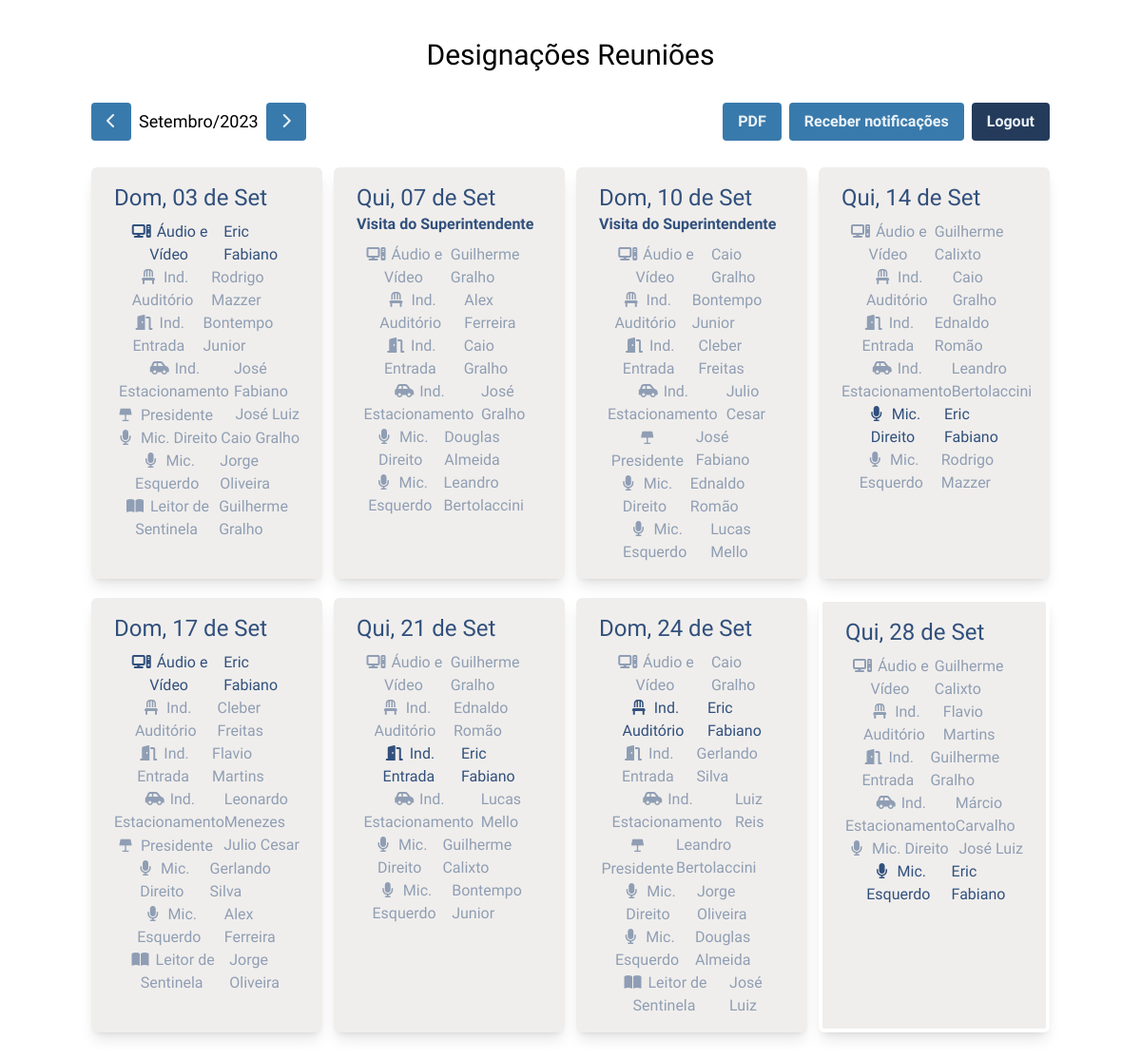
Page / (signed in) on the committed database.
### volunteers/models.py (models this page shows, shortened)
class Person(models.Model):
    name = models.CharField(max_length=100, null=True, blank=True)
    status = models.BooleanField(default=True)
    user = models.OneToOneField(User, null=True, blank=True, on_delete=models.SET_NULL)
    class Meta:
        verbose_name_plural = 'people'
        ordering = ('name',)

### assignments/models.py (models this page shows, shortened)
class Assignment(models.Model):
    MICROPHONE_LEFT = 'ML'
    MICROPHONE_RIGHT = 'MR'
    INDICATOR_AUDITORIUM = 'IA'
    INDICATOR_ENTRANCE = 'IE'
    INDICATOR_PARKING = 'IP'
    AUDIO_VIDEO = 'AV'
    FIELD_CONDUCTOR = 'FC'
    READ_WATCHTOWER = 'RW'
    PUBLIC_MEETING_CONDUCTOR = 'MC'
    ASSIGNMENT_CHOICES = [
        (MICROPHONE_LEFT, 'Microfone Direito'),
        (MICROPHONE_RIGHT, 'Microfone Esquerdo'),
        (INDICATOR_AUDITORIUM, 'Indicador Auditório'),
        (INDICATOR_ENTRANCE, 'Indicador Entrada'),
        (INDICATOR_PARKING, 'Indicador Estacionamento'),
        (AUDIO_VIDEO, 'Áudio e Vídeo'),
        (FIELD_CONDUCTOR, 'Dirigente de Campo'),
        (READ_WATCHTOWER, 'Leitor de Sentinela'),
        (PUBLIC_MEETING_CONDUCTOR, 'Presidente'),
    ]
    date = models.DateField()
    assignee = models.ForeignKey(Person, on_delete=models.DO_NOTHING)
    assignment = models.CharField(
        max_length=2,
        choices=ASSIGNMENT_CHOICES
    )

class Event(models.Model):
    OVERSEER = 1
    CONGRESS = 2
    ASSEMBLY = 3
    MEMORIAL = 4
    EXCEPTION_TYPES = [
        (OVERSEER, 'Visita do Superintendente'),
        (CONGRESS, 'Congresso'),
        (ASSEMBLY, 'Assembleia'),
        (MEMORIAL, 'Celebração')
    ]
    type = models.IntegerField(choices=EXCEPTION_TYPES)
    date_start = models.DateField()
    date_end = models.DateField()
    def __str__(self):
        return f'{self.get_type_display()}'

### assignments/views.py (the view, shortened to what this page needs)
# urls.py: path("", views.index, name="assignments"),
@login_required(login_url='assignments.login')
def index(request):
    is_pdf = 'pdf' in request.GET
    month = int(request.GET.get('month', 0))
    base_date = datetime.now() + relativedelta(months=month)
    period_start, period_end = get_first_and_last_days_of_month(base_date=base_date)
    show_assignments = [
        Assignment.MICROPHONE_LEFT,
        Assignment.MICROPHONE_RIGHT,
        Assignment.AUDIO_VIDEO,
        Assignment.INDICATOR_PARKING,
        Assignment.INDICATOR_ENTRANCE,
        Assignment.INDICATOR_AUDITORIUM,
        Assignment.READ_WATCHTOWER,
        Assignment.PUBLIC_MEETING_CONDUCTOR
    ]
    meetings = get_period_meetings(
        period_start,
        period_end,
        show_assignments
    )
    next_meeting = get_next_meeting_day(date.today(), allow_same_day=True)
    pdf_url = request.get_full_path()
    if '?' in pdf_url:
        pdf_url = f'{pdf_url}&pdf'
    else:
        pdf_url = f'{pdf_url}?pdf'
    data = {
        'meetings': meetings,
        'next_meeting': next_meeting,
        'month': month,
        'base_date': base_date,
        'pdf_url': pdf_url
    }
    return render(request, 'assignments/index.html', data)

### assignments/service.py (called while the page is built)
def get_period_meetings(period_start, period_end, assignment_filter=None):
    assignments = get_period_assignments(period_start, period_end, assignment_filter)
    assignments.order_by('assignment')
    meetings = get_meeting_days(period_start, period_end)
    for meeting in meetings:
        meeting_assignments = assignments.filter(date=meeting['date'])
        meeting['assignments'] = {assignment.assignment: assignment.assignee for assignment in meeting_assignments}
    return [meeting for meeting in meetings if len(list(meeting['assignments'])) > 0]

def get_period_assignments(period_start, period_end, assignment_filter=None):
    assignments = Assignment.objects\
        .filter(date__gte=period_start)\
        .filter(date__lte=period_end)
    if assignment_filter:
        assignments = assignments.filter(assignment__in=assignment_filter)
    return assignments

def get_next_meeting_day(date, allow_same_day=False):
    configs = Config.objects.filter(config__endswith='meeting')
    next_meeting = None
    for config in configs:
        next_day = utils.go_to_next_weekday(date, config.value, allow_same_day)
        if not next_meeting or next_meeting > next_day:
            next_meeting = next_day
    return next_meeting

### assignments/templatetags/assignment_full_name.py (called while the page is built)
@register.filter
def get_assignment_full_name(value):
    return [choice[1] for choice in Assignment.ASSIGNMENT_CHOICES if choice[0] == value][0]

@register.filter
def get_assignement_abreviated_name(value):
    name = get_assignment_full_name(value)
    return name.replace('Indicador', 'Ind.').replace('Microfone', 'Mic.')

### assignments/templatetags/assignment_icons.py (called while the page is built)
@register.filter
def get_assignment_icon(value):
    if value == Assignment.MICROPHONE_LEFT or value == Assignment.MICROPHONE_RIGHT:
        return 'fa-solid fa-microphone'
    elif value == Assignment.READ_WATCHTOWER:
        return 'fa-solid fa-book-open'
    elif value == Assignment.PUBLIC_MEETING_CONDUCTOR:
        return 'ri-keynote-fill'
    elif value == Assignment.INDICATOR_ENTRANCE:
        return 'fa-solid fa-door-open'
    elif value == Assignment.INDICATOR_PARKING:
        return 'fa-solid fa-car-side'
    elif value == Assignment.INDICATOR_AUDITORIUM:
        return 'fa-solid fa-chair'
    elif value == Assignment.AUDIO_VIDEO:
        return 'fa-solid fa-computer'
    return ''

### utils.py (called while the page is built)
def translate_weekday(weekday):
    days = {'Monday': 0, 'Tuesday': 1, 'Wednesday': 2, 'Thursday': 3, 'Friday': 4, 'Saturday': 5, 'Sunday': 6}
    return days[weekday]

### assignments/templates/assignments/index.html
{% extends "base.html" %}
{% load webpush_notifications i18n assignment_icons assignment_full_name %}
{% block content %}
    <div class="content">
        <h2 class="title">Designações Reuniões</h2>
        <div class="flex flex-col justify-start md:justify-between md:flex-row mb-3">
            <div class="flex items-center w-full md:w-fit justify-between">
                <a class="block btn btn-main mb-4" href="{% url 'assignments' %}?month={{ month|add:-1 }}">
                    <i class="fa-solid fa-chevron-left"></i>
                </a>
                <div class="mx-2 text-lg mb-4">{{ base_date|date:'F/Y' }}</div>
                <a class="block btn btn-main mb-4" href="{% url 'assignments' %}?month={{ month|add:1 }}">
                    <i class="fa-solid fa-chevron-right"></i>
                </a>
            </div>
            <div class="flex flex-col md:flex-row">
                <a class="block btn btn-main mb-4 text-center" href="{{ pdf_url }}">
                    PDF
                </a>
                <button id="webpush-subscribe-button" class="btn btn-main mb-4 ml-0 md:ml-2" data-url="/designacoes/webpush/save_information">
                    Receber notificações
                </button>
                <a href="{% url 'assignments.logout' %}"
                   class="block btn bg-shade-dark-700 text-main-50 hover:bg-shade-dark-800 ml-0 md:ml-2 mb-4 text-center">
                    Logout
                </a>
            </div>
        </div>
        <div class="assignment-card-list">
            {% for meeting in meetings %}
                <div class="assignment-card {% if next_meeting == meeting.date.date %}next-meeting{% endif %}">
                    <h3 class="subtitle mb-0">
                        {{ meeting.date|date:'D, d \d\e M' }}
                    </h3>
                    {% if meeting.event %}
                        <div class="event"><b>{{ meeting.event }}</b></div>
                    {% endif %}
                    <div class="assignments mt-2">
                        {% for assignment, assignee in meeting.assignments.items %}
                            <div class="assignment {% if user.id != assignee.user_id %}opacity-50{% endif %}">
                                <div class="assignment-icon">
                                    <div class="inline-block w-6"><i class="{{ assignment | get_assignment_icon }}"></i>
                                    </div>
                                    {{ assignment | get_assignement_abreviated_name }}
                                </div>
                                <div class="assignee">
                                    {{ assignee.name|default:"-" }}
                                </div>
                            </div>
                        {% endfor %}
                    </div>
                </div>
            {% empty %}
                <h1 class="text-4xl text-center col-span-full mt-10">Não há designações para o mês escolhido</h1>
            {% endfor %}
        </div>
    </div>
{% endblock %}

### theme/templates/base.html (shortened to what this page needs)
{% load static tailwind_tags webpush_notifications i18n %}
<!DOCTYPE html>
<html lang="en">
	<head>
		{% tailwind_css %}
        <link href="{% static 'fontawesomefree/css/fontawesome.css' %}" rel="stylesheet" type="text/css">
        <link href="{% static 'fontawesomefree/css/solid.css' %}" rel="stylesheet" type="text/css">
        <link href="{% static 'assets/remix-icon/remixicon.css' %}" rel="stylesheet" type="text/css">
	</head>
	<body class="xt-shade-500 dark:text-shade-light dark:bg-shade-dark font-serif leading-normal tracking-normal">
		<div class="container mx-auto pt-8 pb-4 print:mx-0 print:w-full print:max-w-none print:pt-4">
        {% language 'pt-br' %}
			{% block content %}
            {% endblock %}
        {% endlanguage %}
		</div>
	</body>
</html>

### rows in the picture
Person: assignment "Áudio e Vídeo", name "Eric Fabiano", assignment "Mic. Direito", assignment "Ind. Entrada", assignment "Ind. Auditório", assignment "Mic. Esquerdo"
Person: assignment "Ind. Auditório", name "Rodrigo Mazzer", assignment "Mic. Esquerdo"
Person: assignment "Ind. Entrada", name "Bontempo Junior", assignment "Ind. Auditório", assignment "Mic. Esquerdo"
Person: assignment "Ind. Estacionamento", name "José Fabiano", assignment "Presidente"
Person: assignment "Presidente", name "José Luiz", assignment "Leitor de Sentinela", assignment "Mic. Direito"
Person: assignment "Mic. Direito", name "Caio Gralho", assignment "Ind. Entrada", assignment "Áudio e Vídeo", assignment "Ind. Auditório"
Person: assignment "Mic. Esquerdo", name "Jorge Oliveira", assignment "Leitor de Sentinela", assignment "Mic. Direito"
Person: assignment "Leitor de Sentinela", name "Guilherme Gralho", assignment "Áudio e Vídeo", assignment "Ind. Entrada"
Event: date "Qui, 07 de Set", event "Visita do Superintendente", date "Dom, 10 de Set"
Person: assignment "Ind. Auditório", name "Alex Ferreira", assignment "Mic. Esquerdo"
Person: assignment "Ind. Estacionamento", name "José Gralho"
Person: assignment "Mic. Direito", name "Douglas Almeida", assignment "Mic. Esquerdo"
Person: assignment "Mic. Esquerdo", name "Leandro Bertolaccini", assignment "Ind. Estacionamento", assignment "Presidente"
Person: assignment "Ind. Entrada", name "Cleber Freitas", assignment "Ind. Auditório"
Person: assignment "Ind. Estacionamento", name "Julio Cesar", assignment "Presidente"
Person: assignment "Mic. Direito", name "Ednaldo Romão", assignment "Ind. Entrada", assignment "Ind. Auditório"
Person: assignment "Mic. Esquerdo", name "Lucas Mello", assignment "Ind. Estacionamento"
Person: assignment "Áudio e Vídeo", name "Guilherme Calixto", assignment "Mic. Direito"
Person: assignment "Ind. Entrada", name "Flavio Martins", assignment "Ind. Auditório"
Person: assignment "Ind. Estacionamento", name "Leonardo Menezes"
Person: assignment "Mic. Direito", name "Gerlando Silva", assignment "Ind. Entrada"
Person: assignment "Ind. Estacionamento", name "Luiz Reis"
Person: assignment "Ind. Estacionamento", name "Márcio Carvalho"

### other values in the picture
{{ base_date|date:'F/Y' }} "Setembro/2023"
{{ meeting.date|date:'D, d \d\e M' }} "Dom, 03 de Set" "Qui, 14 de Set" "Dom, 17 de Set" "Qui, 21 de Set" "Dom, 24 de Set" "Qui, 28 de Set"
